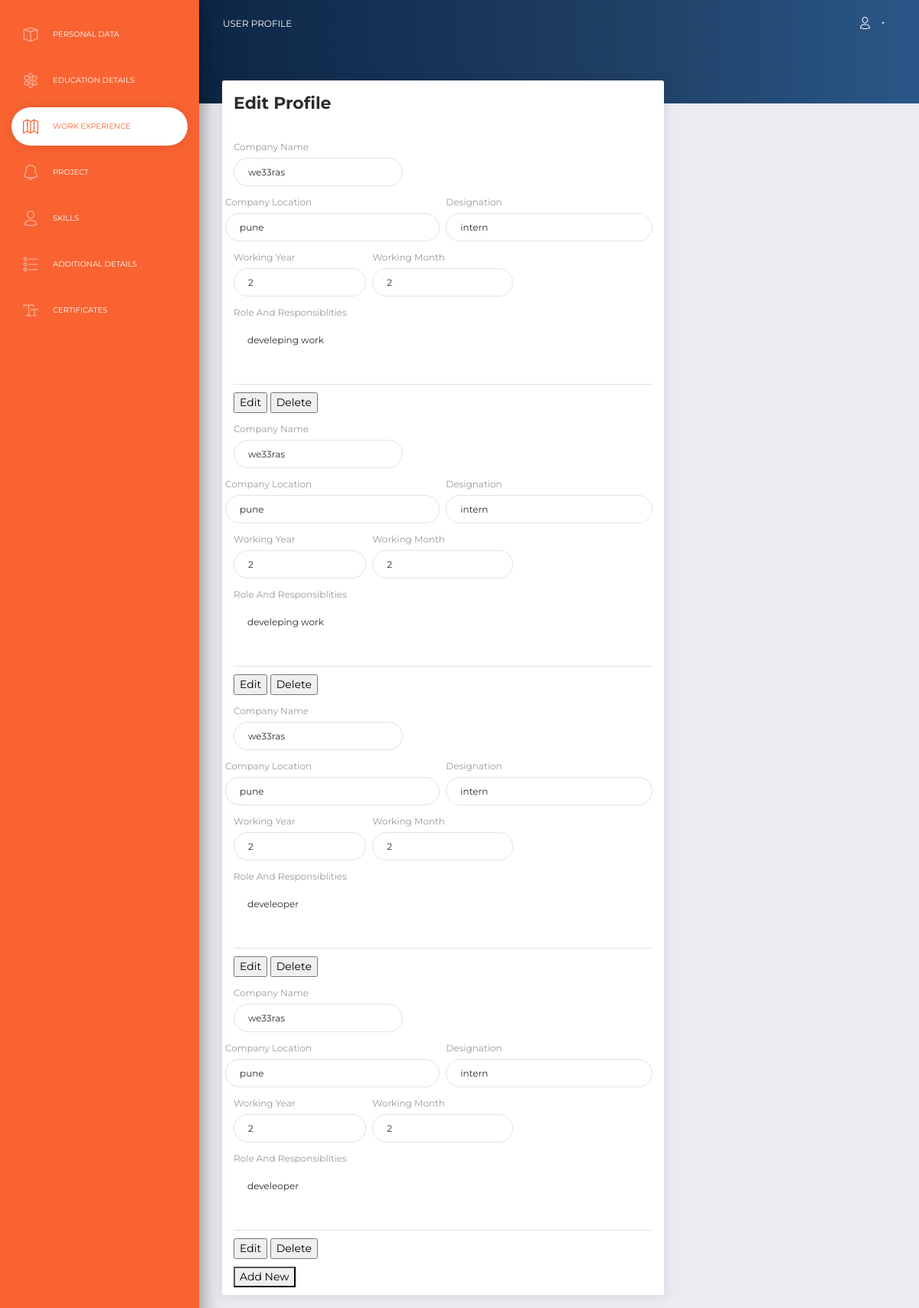
The page /examples/test.php (signed in) on the database its author committed.
### tables this page shows
CREATE TABLE `resume_work_exp` (
  `email` varchar(50) NOT NULL,
  `company_name` varchar(50) NOT NULL,
  `duration_year` int(5) NOT NULL,
  `designation` varchar(50) NOT NULL,
  `role` varchar(100) NOT NULL,
  `duration_month` int(3) NOT NULL,
  `company_location` varchar(50) NOT NULL
);

### examples/test.php (the view, shortened to what this page needs)
<?php
include('config.php');
if(strlen($_SESSION['email'])==0)
	{
header('location:registration/login.php');
}
else{
	$user_email="amit@gmail.com";
	$ret=mysqli_query($con,"select * from resume_work_exp where email= '$user_email' ");
}
?>
<!DOCTYPE html>
<html lang="en">
<head>
  <link rel="stylesheet" href="https://use.fontawesome.com/releases/v5.7.1/css/all.css">
  <link href="../assets/css/bootstrap.min.css" rel="stylesheet" />
  <link href="../assets/css/now-ui-dashboard.css?v=1.5.0" rel="stylesheet" />
  <link href="../assets/demo/demo.css" rel="stylesheet" />
</head>
<body class="user-profile">
  <div class="wrapper ">
    <div class="sidebar" data-color="orange">
      <div class="sidebar-wrapper" id="sidebar-wrapper">
        <ul class="nav">
          <li>
            <a href="./index.php">
              <i class="now-ui-icons design_app"></i>
              <p>Personal Data</p>
            </a>
          </li>
          <li>
            <a href="./education.php">
              <i class="now-ui-icons education_atom"></i>
              <p>Education Details</p>
            </a>
          </li>
          <li class="active">
            <a href="./work_exp.php">
              <i class="now-ui-icons location_map-big"></i>
              <p>Work Experience</p>
            </a>
          </li>
          <li>
            <a href="./project.php">
              <i class="now-ui-icons ui-1_bell-53"></i>
              <p>project</p>
            </a>
          </li>
          <li >
            <a href="./skill.php">
              <i class="now-ui-icons users_single-02"></i>
              <p>Skills</p>
            </a>
          </li>
          <li>
            <a href="./additional.php">
              <i class="now-ui-icons design_bullet-list-67"></i>
              <p>Additional Details</p>
            </a>
          </li>
          <li >
            <a href="./certificate.php">
              <i class="now-ui-icons text_caps-small"></i>
              <p>Certificates</p>
            </a>
          </li>
        </ul>
      </div>
    </div>
    <div class="main-panel" id="main-panel">
      <nav class="navbar navbar-expand-lg navbar-transparent  bg-primary  navbar-absolute">
        <div class="container-fluid">
          <div class="navbar-wrapper">
            <a class="navbar-brand" href="#pablo">User Profile</a>
          </div>
          <div class="collapse navbar-collapse justify-content-end" id="navigation">
            <ul class="navbar-nav">
              <li class="nav-item dropdown">
                <a class="nav-link dropdown-toggle" id="navbarDropdownMenuLink" data-toggle="dropdown" aria-haspopup="true" aria-expanded="false">
                  <i class="now-ui-icons users_single-02"></i>
                </a>
              </li>
            </ul>
          </div>
        </div>
      </nav>
      <div class="panel-header panel-header-sm">
      </div>
      <div class="content">
        <div class="row">
          <div class="col-md-8">
            <div class="card">
              <div class="card-header">
                <h5 class="title">Edit Profile</h5>
              </div>
              <div class="card-body">
				  <?php
				  while($row=mysqli_fetch_array($ret)){
				  ?>
                <form method="post">
                  <div class="row">
                    <div class="col-md-5 pr-1">
                      <div class="form-group">
                        <label>Company Name</label>
                        <input type="text" name="company_name" class="form-control"  placeholder="Company" value="<?php echo htmlentities($row['company_name']);    ?>">
                      </div>
                    </div>
                  </div>
					 <div class="row">
                    <div class="col-md-6 px-1">
                      <div class="form-group">
                        <label>Company Location</label>
                        <input type="text" name="company_location" class="form-control" placeholder="First Name" value="<?php echo htmlentities($row['company_location']);    ?>">
                      </div>
                    </div>
                    <div class="col-md-6 pl-1">
                      <div class="form-group">
                        <label for="exampleInputEmail1">Designation</label>
                        <input type="text" name="designation" class="form-control" placeholder="Last Name" value="<?php echo htmlentities($row['designation']);    ?>">
                      </div>
                    </div>
                  </div>
                  <div class="row">
                    <div class="col-md-4 pr-1">
                      <div class="form-group">
                        <label>Working Year </label>
                        <input type="text" name="duration_year" class="form-control" placeholder="City" value="<?php echo htmlentities($row['duration_year']);    ?>">
                      </div>
                    </div>
                    <div class="col-md-4 px-1">
                      <div class="form-group">
                        <label>Working Month</label>
                        <input type="text" name="duration_month" class="form-control" placeholder="Country" value="<?php echo htmlentities($row['duration_month']);    ?>">
                      </div>
                    </div>
                  </div>
                  <div class="row">
                    <div class="col-md-12">
                      <div class="form-group">
                        <label>Role And Responsiblities</label>
                        <textarea rows="4" cols="80" name="role" class="form-control" placeholder="Write role and responsiblity in less than 250 words" value="Mike"><?php echo htmlentities($row['role']);    ?></textarea>
                      </div>
                    </div>
                  </div>
					   <div class="row">
                    <div class="col-md-3">
                      <div class="form-group">
                        <input name="submit" type="submit" value="Edit" > <input name="delete" type="submit" value="Delete" >
                      </div>
                    </div>
                  </div>
                </form>
				  <?php } ?>
				  <button class="button" name="add">Add New</button>
              </div>
            </div>
          </div>
        </div>
      </div>
    </div>
  </div>
</body>
</html>

### rows shown on the page
resume_work_exp: company_name "we33ras", company_location "pune", designation "intern", duration_year "2", duration_month "2", role "develeping work"
resume_work_exp: company_name "we33ras", company_location "pune", designation "intern", duration_year "2", duration_month "2", role "develeping work"
resume_work_exp: company_name "we33ras", company_location "pune", designation "intern", duration_year "2", duration_month "2", role "develeoper"
resume_work_exp: company_name "we33ras", company_location "pune", designation "intern", duration_year "2", duration_month "2", role "develeoper"
